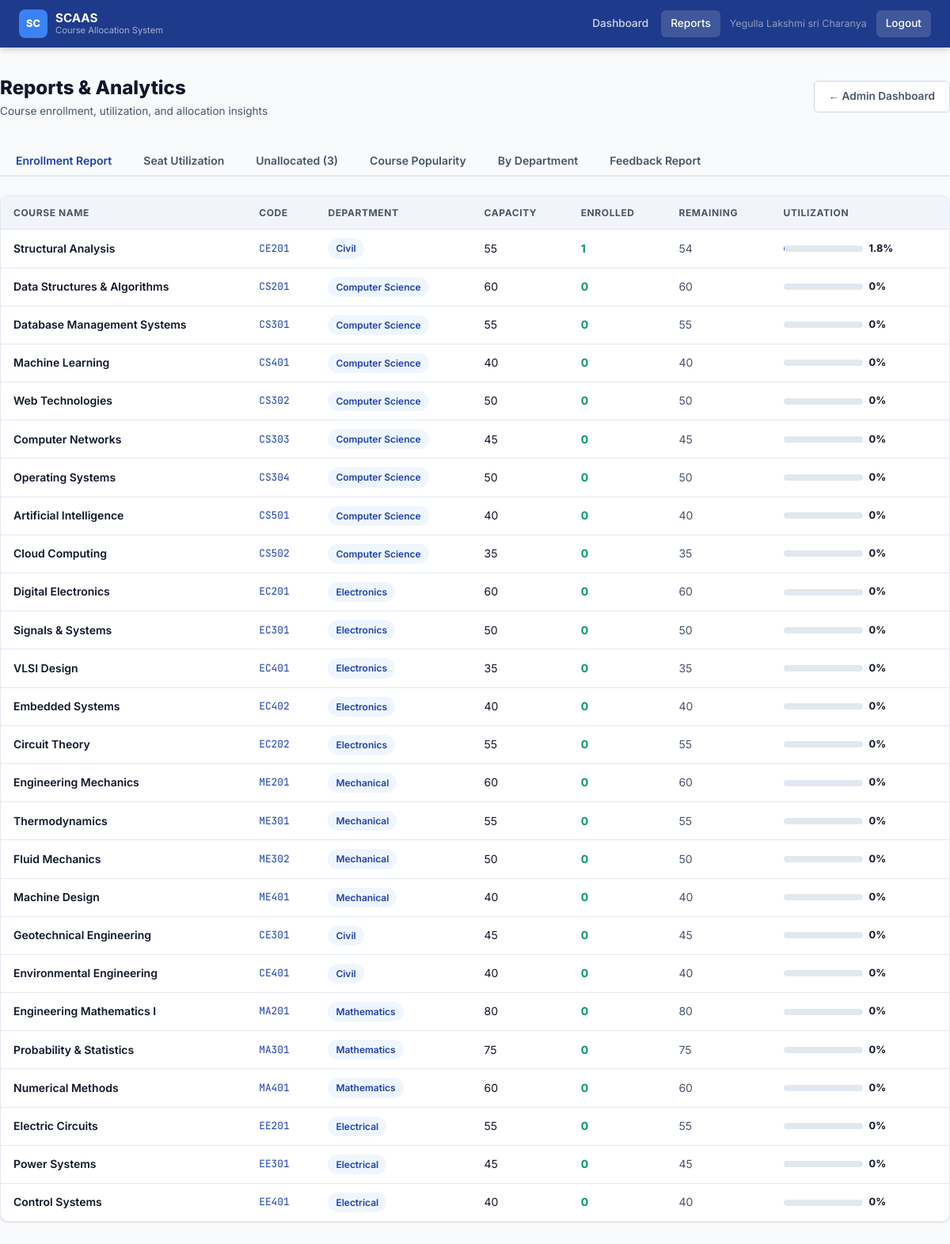
The page /admin/reports (signed in) on the database as committed earlier.
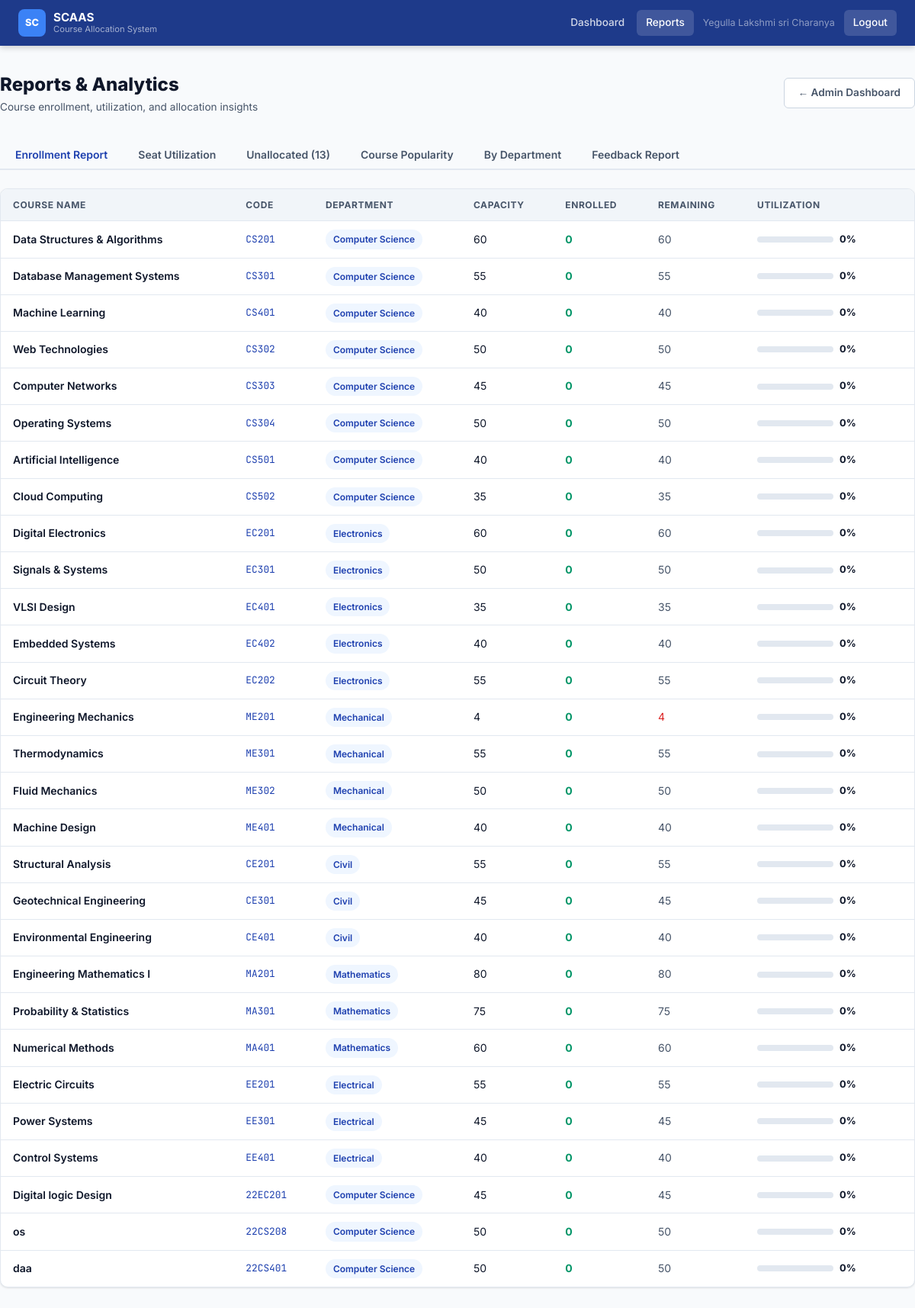
The same page on the database as committed later.
### tables this page shows
CREATE TABLE courses (
        course_id INTEGER PRIMARY KEY AUTOINCREMENT, course_name TEXT NOT NULL,
        course_code TEXT UNIQUE NOT NULL, department TEXT NOT NULL,
        seat_capacity INTEGER NOT NULL, seats_remaining INTEGER NOT NULL,
        prerequisite TEXT DEFAULT 'None', day TEXT DEFAULT 'Monday',
        time_slot TEXT DEFAULT '09:00-10:30', venue TEXT DEFAULT 'TBD',
        description TEXT DEFAULT '', is_active INTEGER DEFAULT 1,
        created_at TIMESTAMP DEFAULT CURRENT_TIMESTAMP, start_date TEXT DEFAULT '', end_date TEXT DEFAULT '');

### app.py (the view)
@app.route('/admin/reports')
def reports():
    if session.get('role') != 'admin': return redirect(url_for('admin_login'))
    conn = get_db()
    enrollment = conn.execute('''SELECT c.course_name, c.course_code, c.department, c.seat_capacity, c.seats_remaining, c.venue,
        (c.seat_capacity-c.seats_remaining) as enrolled,
        ROUND(CAST(c.seat_capacity-c.seats_remaining AS FLOAT)/c.seat_capacity*100,1) as utilization
        FROM courses c WHERE c.is_active=1 ORDER BY enrolled DESC''').fetchall()
    unallocated = conn.execute('''SELECT s.*, a.notes as reason FROM students s
        LEFT JOIN allocations a ON s.id=a.student_id AND a.allocation_status='Not Allocated'
        WHERE s.id NOT IN (SELECT student_id FROM allocations WHERE allocation_status="Allocated")
        ORDER BY s.cgpa DESC''').fetchall()
    popularity = conn.execute('''SELECT c.course_name, c.course_code, c.department,
        COUNT(p.id) as total_requests,
        SUM(CASE WHEN p.priority_rank=1 THEN 1 ELSE 0 END) as first_choice,
        SUM(CASE WHEN p.priority_rank=2 THEN 1 ELSE 0 END) as second_choice,
        SUM(CASE WHEN p.priority_rank=3 THEN 1 ELSE 0 END) as third_choice
        FROM courses c LEFT JOIN preferences p ON c.course_id=p.course_id
        WHERE c.is_active=1 GROUP BY c.course_id ORDER BY total_requests DESC''').fetchall()
    dept_stats = conn.execute('''SELECT s.department, COUNT(DISTINCT s.id) as total_students,
        COUNT(DISTINCT a.student_id) as allocated_students
        FROM students s LEFT JOIN allocations a ON s.id=a.student_id AND a.allocation_status='Allocated'
        GROUP BY s.department ORDER BY total_students DESC''').fetchall()
    feedback_report = conn.execute('''SELECT c.course_name, c.course_code, c.department,
        COUNT(f.id) as total_feedback, ROUND(AVG(f.rating),1) as avg_rating,
        ROUND(AVG(f.teaching_quality),1) as avg_teaching,
        ROUND(AVG(f.content_quality),1) as avg_content,
        ROUND(AVG(f.difficulty_level),1) as avg_difficulty,
        SUM(f.would_recommend) as would_recommend
        FROM courses c LEFT JOIN feedback f ON c.course_id=f.course_id
        WHERE c.is_active=1 GROUP BY c.course_id ORDER BY avg_rating DESC''').fetchall()
    conn.close()
    return render_template('reports.html', enrollment=enrollment, unallocated=unallocated,
        popularity=popularity, dept_stats=dept_stats, feedback_report=feedback_report)

### app.py (called while the page is built)
def get_db():
    conn = sqlite3.connect(DB_PATH)
    conn.row_factory = sqlite3.Row
    conn.execute("PRAGMA foreign_keys = ON")
    return conn

### templates/reports.html (shortened to what this page needs)
{% extends "base.html" %}
{% block content %}
<div class="container page-wrap">
  <div style="display:flex;justify-content:space-between;align-items:center;margin-bottom:2rem;flex-wrap:wrap;gap:1rem;">
    <div>
      <h1 style="font-size:1.5rem;font-weight:800;">Reports & Analytics</h1>
      <p style="color:var(--text2);font-size:0.85rem;">Course enrollment, utilization, and allocation insights</p>
    </div>
    <a href="/admin" class="btn btn-secondary">← Admin Dashboard</a>
  </div>
  <div class="tabs">
    <button class="tab-btn active" data-tab="enrollment" onclick="switchTab('enrollment')">Enrollment Report</button>
    <button class="tab-btn" data-tab="utilization" onclick="switchTab('utilization')">Seat Utilization</button>
    <button class="tab-btn" data-tab="unallocated" onclick="switchTab('unallocated')">Unallocated ({{ unallocated|length }})</button>
    <button class="tab-btn" data-tab="popularity" onclick="switchTab('popularity')">Course Popularity</button>
    <button class="tab-btn" data-tab="dept" onclick="switchTab('dept')">By Department</button>
    <button class="tab-btn" data-tab="feedbackrpt" onclick="switchTab('feedbackrpt')">Feedback Report</button>
  </div>
  <div id="tab-enrollment" class="tab-content active">
    <div class="table-wrap">
      <table>
        <thead><tr><th>Course Name</th><th>Code</th><th>Department</th><th>Capacity</th><th>Enrolled</th><th>Remaining</th><th>Utilization</th></tr></thead>
        <tbody>
        {% for c in enrollment %}
        <tr>
          <td style="font-weight:600;">{{ c['course_name'] }}</td>
          <td style="font-family:'JetBrains Mono',monospace;font-size:0.8rem;color:var(--primary);">{{ c['course_code'] }}</td>
          <td><span class="badge badge-blue">{{ c['department'] }}</span></td>
          <td>{{ c['seat_capacity'] }}</td>
          <td><span style="font-weight:700;color:var(--success);">{{ c['enrolled'] }}</span></td>
          <td style="color:{% if c['seats_remaining']<5 %}var(--danger){% else %}var(--text2){% endif %};">{{ c['seats_remaining'] }}</td>
          <td>
            <div style="display:flex;align-items:center;gap:8px;">
              <div class="progress-bar" style="width:100px;">
              </div>
              <span style="font-size:0.8rem;font-weight:700;min-width:42px;">{{ c['utilization'] or 0 }}%</span>
            </div>
          </td>
        </tr>
        {% endfor %}
        </tbody>
      </table>
    </div>
  </div>
</div>
{% endblock %}

Rows that differ between the two databases and show on the page:
changed courses "Engineering Mechanics": seat_capacity "60" → "4"; seats_remaining "60" → "4"
changed courses "Structural Analysis": enrolled "1" → "0"; seats_remaining "54" → "55"; c "1.8" → "0"; moves down the list
added courses: course_name "Digital logic Design", course_code "22EC201", department "Computer Science", seat_capacity "45", enrolled "0", seats_remaining "45", c "0"
added courses: course_name "os", course_code "22CS208", department "Computer Science", seat_capacity "50", enrolled "0", seats_remaining "50", c "0"
added courses: course_name "daa", course_code "22CS401", department "Computer Science", seat_capacity "50", enrolled "0", seats_remaining "50", c "0"
Other text that changed with them:
{{ unallocated|length }}: "3" → "13"
